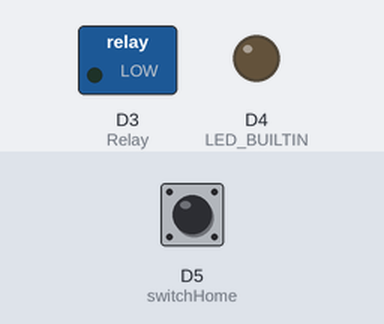
This sketch was run on a simulated ESP8266 (NodeMCU). On the bench: switched loads named in the sketch (green lamp = pin HIGH), output pins drawn as LEDs (lit = HIGH, except the on-board LED, lit = LOW). The inputs (shaded band) are chosen by the test bench; at power-on: D5 (switchHome) HIGH. WiFi joins after 1.5 s; servers stay silent unless stated; no MQTT or app messages arrive unless stated.

Above: at 2.7 s.
2.8 s: D5 (switchHome) pulled LOW for 0.15 s
At 4.0 s:
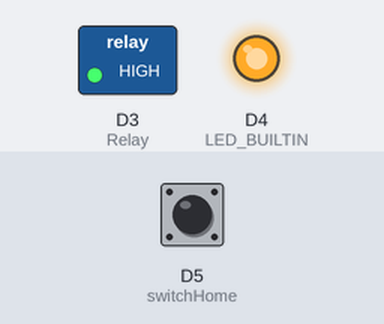
4.4 s: D5 (switchHome) pulled LOW for 1 s
At 6.6 s:
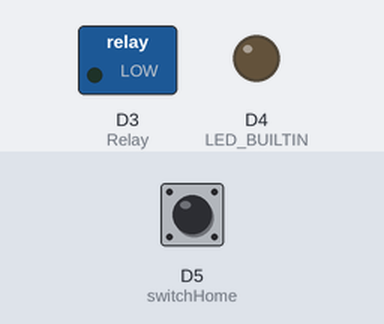
6.9 s: D5 (switchHome) pulled LOW for 3.2 s
At 7.3 s:
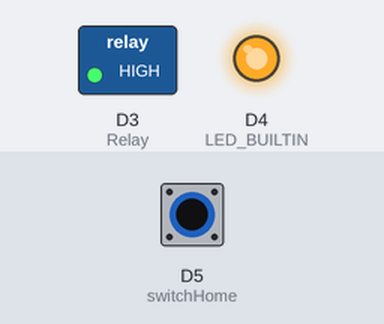
Timing chart, 0 to 11.6 s (numbered marks = the images above; inputs shaded):
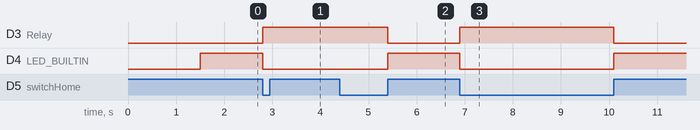

Measured:
- after the input at 2.8 s, D3 (Relay): LOW → HIGH at once; D4 (LED_BUILTIN): HIGH → LOW at once
- after the input at 4.4 s, D3 (Relay): HIGH → LOW after 1.0 s; D4 (LED_BUILTIN): LOW → HIGH after 1.0 s
- after the input at 6.9 s, D3 (Relay): LOW → HIGH at once, → LOW 3.2 s later; D4 (LED_BUILTIN): HIGH → LOW at once, → HIGH 3.2 s later

The sketch:

GoogleHome_Switch.ino
```cpp
//// CHANGE FOR YOUR WIFI SSID AND PASSWORD////
#define WIFI_SSID "BSSID"
#define WIFI_PASS "Pass-WIFI"
///////////////////////////////////////////////

//// CHANGE FOR YOUR IO_USERNAME AND IO_KEY////
#define MQTT_NAME "user"
#define MQTT_PASS "pass"
///////////////////////////////////////////////


#include <ESP8266WiFi.h>
#include "Adafruit_MQTT.h"
#include "Adafruit_MQTT_Client.h"
#define FEED_NAME_ON_OFF "rele_on_off"
#define FEED_STATE "estado_rele"
#define MQTT_SERV "io.adafruit.com"
#define MQTT_PORT 1883
const byte switchHome = D5;
int Relay = D3; //Pin to avoid ESP.reset() flickers
int lightState = LOW;
int actualSwitchState;
int lastSwitchState;


/////////////////////////////////////////////////

// the following variables are unsigned longs because the time, measured in
// milliseconds, will quickly become a bigger number than can be stored in an int.
unsigned long lastDebounceTime = 0;  // the last time the output pin was toggled
unsigned long debounceDelay = 150;    // the debounce time; increase if the output flickers


WiFiClient client;
Adafruit_MQTT_Client mqtt(&client, MQTT_SERV, MQTT_PORT, MQTT_NAME, MQTT_PASS);

Adafruit_MQTT_Subscribe rele_on_off = Adafruit_MQTT_Subscribe(&mqtt, MQTT_NAME"/feeds/Pergola");

void setup()
{
  pinMode(Relay, OUTPUT);

  //Connect to WiFi
  WiFi.begin(WIFI_SSID, WIFI_PASS);

  while (WiFi.status() != WL_CONNECTED)
  {
    delay(50);
  }

  //Subscribe to the onoff topic
  mqtt.subscribe(&rele_on_off);

  pinMode(switchHome, INPUT);
  attachInterrupt(digitalPinToInterrupt(switchHome), switchChangeDetector, CHANGE);

  pinMode(LED_BUILTIN, OUTPUT);
  digitalWrite(LED_BUILTIN, !lightState);

  lastSwitchState = digitalRead(switchHome);
}


void loop()
{
  //Connect/Reconnect to MQTT
  MQTT_connect();

  //Read from our subscription queue until we run out, or
  //wait up to 5 seconds for subscription to update
  Adafruit_MQTT_Subscribe * subscription;
  while ((subscription = mqtt.readSubscription(5000)))
  {
    //If we're in here, a subscription updated...
    if (subscription == &rele_on_off)
    {

      //If the new value is  "ON", turn the light on.
      //Otherwise, turn it off.
      if (!strcmp((char*) rele_on_off.lastread, "ON"))
      {
        //active low logic
        digitalWrite(Relay, HIGH);
        lightState = HIGH;
        digitalWrite(LED_BUILTIN, !lightState);
      }
      else if (!strcmp((char*) rele_on_off.lastread, "OFF"))
      {
        //active low logic
        digitalWrite(Relay, LOW);
        lightState = LOW;
        digitalWrite(LED_BUILTIN, !lightState);
      }
    }
  }
}

void MQTT_connect()
{

  //  // Stop if already connected
  if (mqtt.connected() && mqtt.ping())
  {
    return;
  }

  int8_t ret;

  mqtt.disconnect();

  uint8_t retries = 3;
  while ((ret = mqtt.connect()) != 0) // connect will return 0 for connected
  {
    mqtt.disconnect();
    delay(5000);  // wait 5 seconds
    retries--;
    if (retries == 0)
    {
      ESP.reset();
    }
  }
}

ICACHE_RAM_ATTR void switchChangeDetector() {

  if ((millis() - lastDebounceTime) > debounceDelay) {

    actualSwitchState = digitalRead(switchHome);

    if (lastSwitchState != actualSwitchState) {

      lightState = !(lightState);
      digitalWrite(Relay, lightState);

      // set the internal LED:
      digitalWrite(LED_BUILTIN, !lightState);

      lastSwitchState = digitalRead(switchHome);
    }

  }

  lastDebounceTime = millis();
}
```
